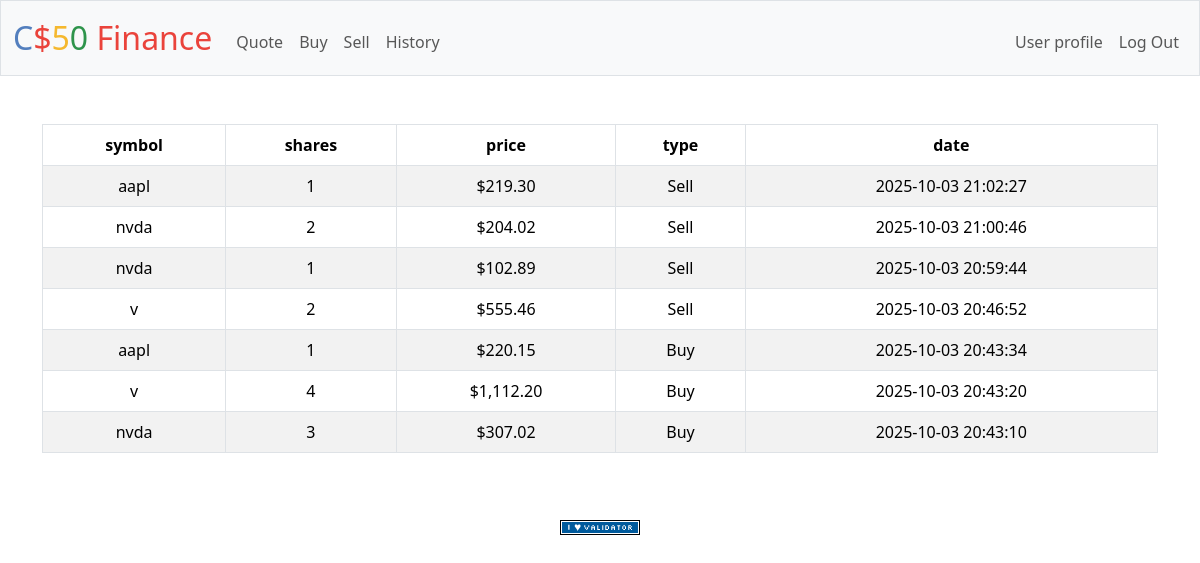
/history (signed in), run on an earlier commit of the app's database.
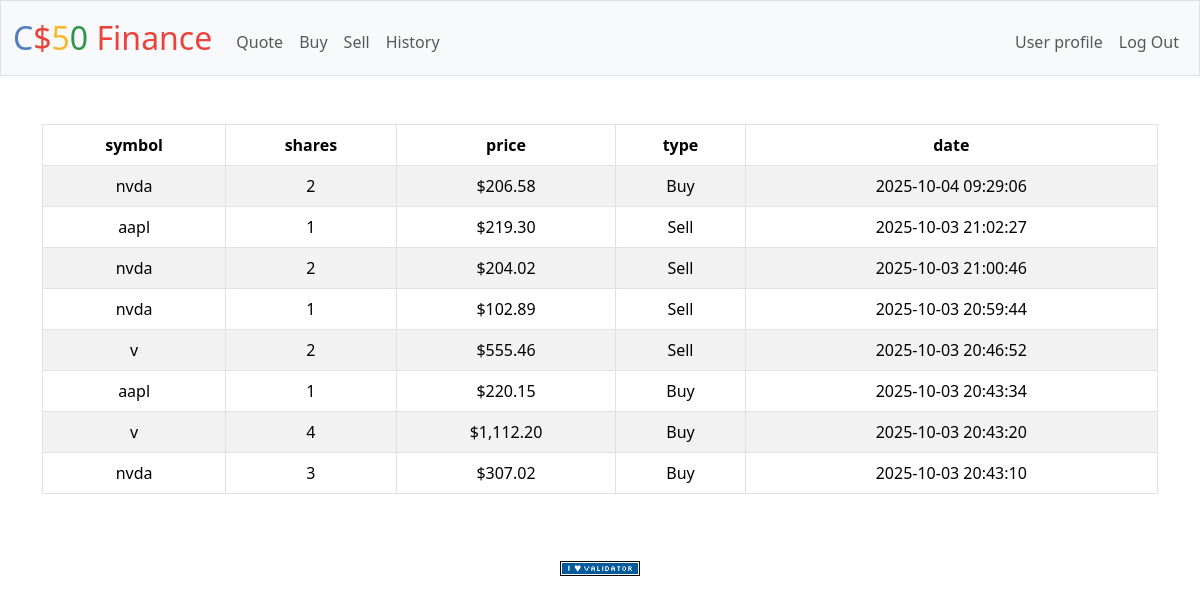
And on a later commit of the database.
### tables this page shows
CREATE TABLE transactions (
    id INTEGER PRIMARY KEY AUTOINCREMENT,
    user_id INTEGER NOT NULL,
    symbol TEXT NOT NULL,
    shares INTEGER NOT NULL,
    price NUMERIC NOT NULL,
    type TEXT NOT NULL,          -- 'buy' or 'sell'
    timestamp DATETIME DEFAULT CURRENT_TIMESTAMP,
    FOREIGN KEY(user_id) REFERENCES users(id)
);

### app.py (the view)
@app.route("/history")
@login_required
def history():
    user_id=session["user_id"]
    user_history = db.execute(
        "select * from transactions where user_id=? order by timestamp desc",user_id)
    return render_template("history.html", History=user_history,usd=usd)

### app.py (called while the page is built)
@app.after_request
def after_request(response):
    response.headers["Cache-Control"] = "no-cache, no-store, must-revalidate"
    response.headers["Expires"] = 0
    response.headers["Pragma"] = "no-cache"
    return response

### helpers.py (called while the page is built)
def login_required(f):
    @wraps(f)
    def decorated_function(*args, **kwargs):
        if session.get("user_id") is None:
            return redirect("/login")
        return f(*args, **kwargs)
    return decorated_function

def usd(value):
    return f"${value:,.2f}"

### templates/history.html (shortened to what this page needs)
{% extends "layout.html" %}
{% block main %}
<table class="table table-bordered table-striped">
    <thead class="thead-dark">
         <tr>
            <th scope="col" class="fw-bold">symbol</th>
            <th scope="col" class="fw-bold">shares</th>
            <th scope="col" class="fw-bold">price</th>
            <th scope="col" class="fw-bold">type</th>
            <th scope="col" class="fw-bold">date</th>
        </tr>
    </thead>
    <tbody>
         {% for x in History %}
        <tr>
            <td>{{ x.symbol }}</td>
            <td>{{ x.shares }}</td>
            <td>{{ usd(x.price) }}</td>
            <td>{{ x.type }}</td>
            <td>{{ x.timestamp }}</td>
        </tr>
        {% endfor %}
    </tbody>
</table>
{% endblock %}

### templates/layout.html (shortened to what this page needs)
<!DOCTYPE html>
<html lang="en">
    <head>
        <link href="https://cdn.jsdelivr.net/npm/bootstrap@5.3.3/dist/css/bootstrap.min.css" rel="stylesheet">
        <link href="/static/styles.css" rel="stylesheet">
    </head>
    <body>
        <nav class="bg-light border navbar navbar-expand-md navbar-light">
            <div class="container-fluid">
                <a class="navbar-brand" href="/"><span class="blue">C</span><span class="red">$</span><span class="yellow">5</span><span class="green">0</span> <span class="red">Finance</span></a>
                <div class="collapse navbar-collapse" id="navbar">
                    {% if session["user_id"] %}
                        <ul class="navbar-nav me-auto mt-2">
                            <li class="nav-item"><a class="nav-link" href="/quote">Quote</a></li>
                            <li class="nav-item"><a class="nav-link" href="/buy">Buy</a></li>
                            <li class="nav-item"><a class="nav-link" href="/sell">Sell</a></li>
                            <li class="nav-item"><a class="nav-link" href="/history">History</a></li>
                        </ul>
                        <ul class="navbar-nav ms-auto mt-2">
                            <li class="nav-item"><a class="nav-link" href="/profile">User profile</a></li>
                            <li class="nav-item"><a class="nav-link" href="/logout">Log Out</a></li>
                        </ul>
                    {% else %}
                        <ul class="navbar-nav ms-auto mt-2">
                            <li class="nav-item"><a class="nav-link" href="/register">Register</a></li>
                            <li class="nav-item"><a class="nav-link" href="/login">Log In</a></li>
                        </ul>
                    {% endif %}
                </div>
            </div>
        </nav>
        <main class="container py-5 text-center">
            {% block main %}{% endblock %}
        </main>
        <footer class="mb-5">
            <form action="https://validator.w3.org/check" class="text-center" enctype="multipart/form-data" method="post" target="_blank">
                <input alt="Validate" src="/static/I_heart_validator.png" type="image">
            </form>
        </footer>
    </body>
</html>

### static/styles.css (style rules this page uses)
nav .navbar-brand { font-size: xx-large; }
nav .navbar-brand .blue { color: #537fbe; }
nav .navbar-brand .red { color: #ea433b; }
nav .navbar-brand .yellow { color: #f5b82e; }
nav .navbar-brand .green { color: #2e944b; }

What changed in the data, as far as the page shows it:
added transactions: symbol "nvda", shares "2", price "$206.58", type "Buy", timestamp "2025-10-04 09:29:06"
